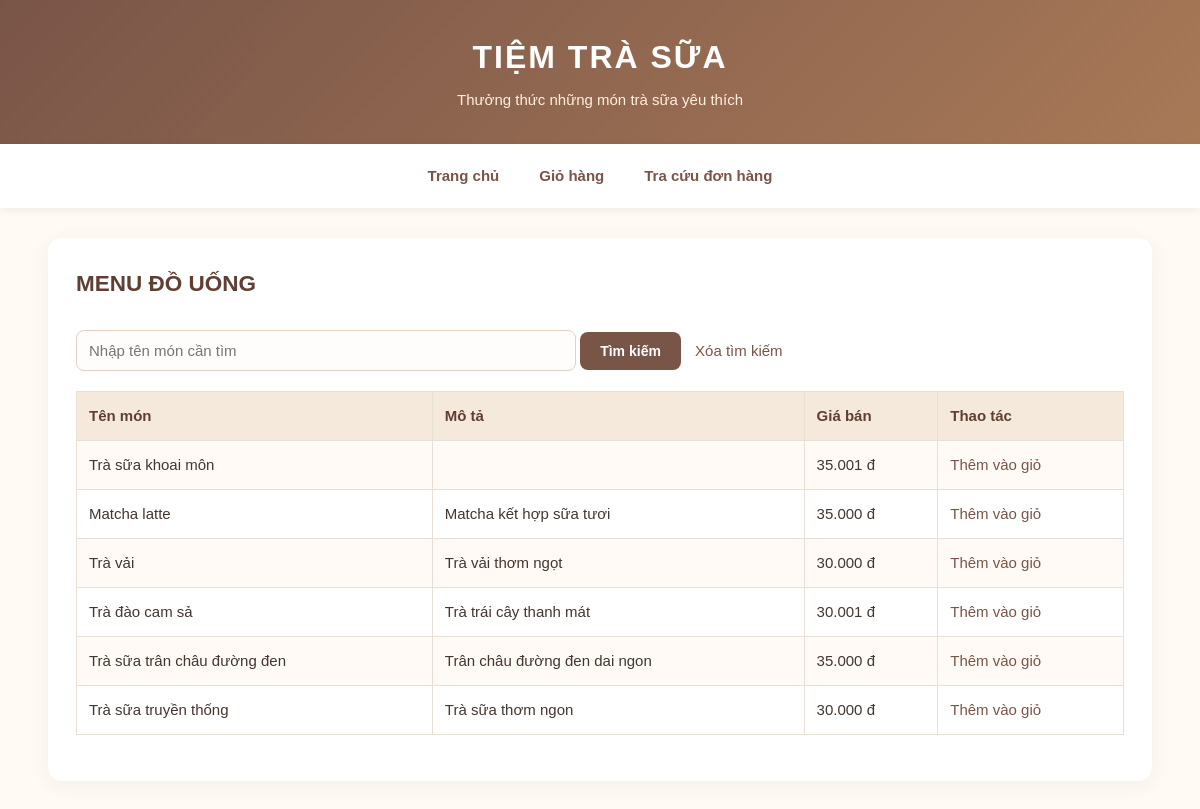
The page / on the database its author committed.
### tables this page shows
CREATE TABLE `mon_uong` (
  `id` int(11) NOT NULL AUTO_INCREMENT,
  `ten_mon` varchar(100) NOT NULL,
  `gia` decimal(10,2) NOT NULL,
  `hinh_anh` varchar(255) DEFAULT NULL,
  `mo_ta` text DEFAULT NULL,
  `trang_thai` tinyint(4) DEFAULT 1,
  PRIMARY KEY (`id`)
);

### index.php (the view, shortened to what this page needs)
<?php
include "kn.php";
$tu_khoa = "";
if ($tu_khoa != "") {
    $sql = "SELECT * FROM mon_uong
            WHERE trang_thai = 1 AND ten_mon LIKE ?
            ORDER BY id DESC";
    $stmt = mysqli_prepare($conn, $sql);
    $tu_khoa_sql = "%" . $tu_khoa . "%";
    mysqli_stmt_bind_param($stmt, "s", $tu_khoa_sql);
    mysqli_stmt_execute($stmt);
    $result = mysqli_stmt_get_result($stmt);
} else {
    $sql = "SELECT * FROM mon_uong
            WHERE trang_thai = 1
            ORDER BY id DESC";
    $result = mysqli_query($conn, $sql);
}
?>
<!DOCTYPE html>
<html lang="vi">
<head>
    <link rel="stylesheet" href="assets/css/style.css">
</head>
<body>
<header>
    <h1>TIỆM TRÀ SỮA</h1>
    <p>Thưởng thức những món trà sữa yêu thích</p>
</header>
<nav>
    <a href="index.php">Trang chủ</a>
    <a href="gio_hang.php">Giỏ hàng</a>
    <a href="tra_cuu_don.php">Tra cứu đơn hàng</a>
</nav>
<main>
    <h2>MENU ĐỒ UỐNG</h2>
    <form action="index.php" method="GET">
        <input
            type="text"
            name="tu_khoa"
            placeholder="Nhập tên món cần tìm"
            value="<?php echo htmlspecialchars($tu_khoa); ?>"
        >
        <button type="submit">Tìm kiếm</button>
        <a href="index.php">Xóa tìm kiếm</a>
    </form>
    <?php if (!$result || mysqli_num_rows($result) == 0) { ?>
        <p>Không tìm thấy món uống phù hợp.</p>
    <?php } else { ?>
        <table>
            <tr>
                <th>Tên món</th>
                <th>Mô tả</th>
                <th>Giá bán</th>
                <th>Thao tác</th>
            </tr>
            <?php while ($mon = mysqli_fetch_assoc($result)) { ?>
                <tr>
                    <td><?php echo htmlspecialchars($mon['ten_mon']); ?></td>
                    <td><?php echo htmlspecialchars($mon['mo_ta'] ?? ''); ?></td>
                    <td><?php echo number_format($mon['gia'], 0, ',', '.'); ?> đ</td>
                    <td>
                        <a href="gio_hang.php?id=<?php echo (int)$mon['id']; ?>">
                            Thêm vào giỏ
                        </a>
                    </td>
                </tr>
            <?php } ?>
        </table>
    <?php } ?>
</main>
</body>
</html>

### assets/css/style.css (style rules this page uses)
* { box-sizing: border-box; }
body { margin: 0; font-family: Arial, sans-serif; font-size: 15px; line-height: 1.6; color: #44352f; background: #fffaf4; }
a { color: #795548; text-decoration: none; }
h2 { margin-top: 0; margin-bottom: 22px; color: #603f32; }
header { padding: 32px 15px; text-align: center; color: white; background: linear-gradient(135deg, #795548, #a87957); }
header h1 { margin: 0; font-size: 32px; letter-spacing: 2px; }
header p { margin: 5px 0 0; color: #fff0df; }
nav { display: flex; justify-content: center; align-items: center; flex-wrap: wrap; gap: 8px; padding: 12px; background: white; box-shadow: 0 2px 8px rgba(70, 45, 30, 0.08); }
nav a { padding: 8px 16px; border-radius: 20px; font-weight: bold; transition: 0.2s; }
main { width: 92%; max-width: 1200px; min-height: 350px; margin: 30px auto; padding: 28px; background: white; border-radius: 14px; box-shadow: 0 4px 20px rgba(70, 45, 30, 0.06); }
form { margin-bottom: 20px; }
input, textarea, select { width: 100%; max-width: 500px; padding: 11px 12px; margin-top: 6px; border: 1px solid #dfd1c5; border-radius: 8px; background: #fffdfb; color: #44352f; font-family: inherit; font-size: 15px; }
button { display: inline-block; padding: 11px 20px; border: none; border-radius: 8px; color: white; background: #795548; font-size: 14px; font-weight: bold; cursor: pointer; transition: 0.2s; }
main a:not(nav a) { font-weight: 500; }
main button + a { margin-left: 10px; }
table { width: 100%; margin: 18px 0; border-collapse: collapse; background: white; }
th, td { padding: 12px; border: 1px solid #eadfd5; text-align: left; vertical-align: middle; }
th { color: #603f32; background: #f5e9dc; }
tr:nth-child(even) { background: #fffaf5; }

### rows shown on the page
mon_uong: ten_mon "Trà sữa khoai môn", gia "35.001"
mon_uong: ten_mon "Matcha latte", mo_ta "Matcha kết hợp sữa tươi", gia "35.000"
mon_uong: ten_mon "Trà vải", mo_ta "Trà vải thơm ngọt", gia "30.000"
mon_uong: ten_mon "Trà đào cam sả", mo_ta "Trà trái cây thanh mát", gia "30.001"
mon_uong: ten_mon "Trà sữa trân châu đường đen", mo_ta "Trân châu đường đen dai ngon", gia "35.000"
mon_uong: ten_mon "Trà sữa truyền thống", mo_ta "Trà sữa thơm ngon", gia "30.000"
